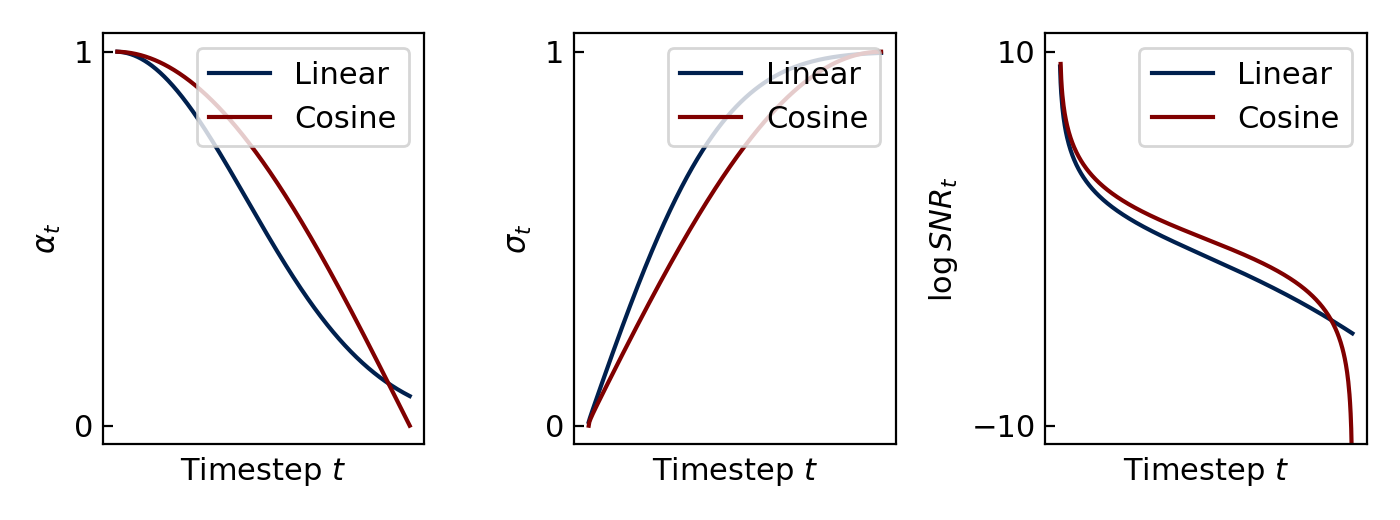

Write Python code to recreate this figure.
import math
import numpy as np
from matplotlib import pyplot as plt


def get_linear_schedule(num_timesteps):
    beta_t = np.linspace(1e-4, 2e-2, num_timesteps + 1)
    alpha_t = np.cumprod(1 - beta_t, axis=0) ** 0.5
    return alpha_t

def get_cosine_schedule(num_timesteps):
    linspace = np.linspace(0, 1, num_timesteps + 1)
    f_t = np.cos((linspace + 0.008) / (1 + 0.008) * math.pi / 2) ** 2
    bar_alpha_t = f_t / f_t[0]
    beta_t = np.zeros_like(bar_alpha_t)
    beta_t[1:] = np.clip(1 - (bar_alpha_t[1:] / bar_alpha_t[:-1]), a_min=0, a_max=0.999)
    alpha_t = np.cumprod(1 - beta_t, axis=0) ** 0.5
    return alpha_t


if __name__ == "__main__":

    T = 500
    T_rng = np.arange(T + 1)

    alpha_linear = get_linear_schedule(T)
    alpha_cosine = get_cosine_schedule(T)

    sigma_linear = (1 - alpha_linear ** 2) ** 0.5
    sigma_cosine = (1 - alpha_cosine ** 2) ** 0.5

    logsnr_linear = 2 * (np.log(alpha_linear) - np.log(sigma_linear))
    logsnr_cosine = 2 * (np.log(alpha_cosine) - np.log(sigma_cosine))

    plt.figure(figsize=(7, 2.6), dpi=200)

    plt.subplot(1, 3, 1)
    plt.plot(T_rng, alpha_linear, label="Linear", color="#00204E")
    plt.plot(T_rng, alpha_cosine, label="Cosine", color="#800000")
    plt.ylabel("$\\alpha_t$")
    plt.xlabel("Timestep $t$")
    plt.xticks([])
    plt.yticks([0,1])
    plt.legend(loc="upper right")

    plt.subplot(1, 3, 2)
    plt.plot(T_rng, sigma_linear, label="Linear", color="#00204E")
    plt.plot(T_rng, sigma_cosine, label="Cosine", color="#800000")
    plt.ylabel("$\\sigma_t$")
    plt.xlabel("Timestep $t$")
    plt.xticks([])
    plt.yticks([0, 1])
    plt.legend(loc="upper right")

    plt.subplot(1, 3, 3)
    plt.plot(T_rng, logsnr_linear, label="Linear", color="#00204E")
    plt.plot(T_rng, logsnr_cosine, label="Cosine", color="#800000")
    plt.ylabel("$\\log SNR_t$")
    plt.xlabel("Timestep $t$")
    plt.xticks([])
    plt.yticks([-10, 10])
    plt.ylim([-11, 11])
    plt.legend(loc="upper right")

    plt.tight_layout()
    plt.savefig("./figures/fig_schedules.png")

